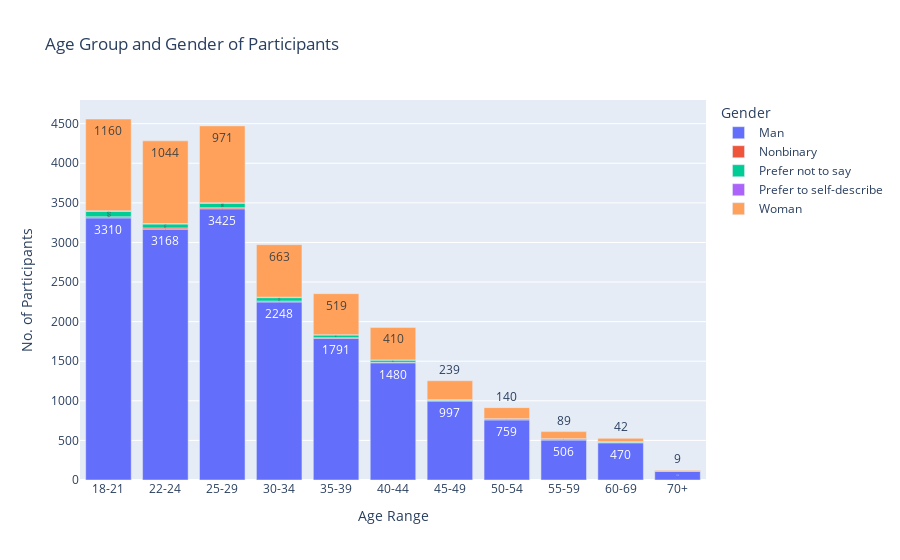

Here is the notebook cell this chart was saved with:
### Code cell
fig = px.bar(new_df.loc[1:].groupby(['Q2','Q3']).sum().reset_index(), x="Q2", y="Counter", color="Q3", title="Age Group and Gender of Participants",labels={'Counter':'No. of Participants','Q2':'Age Range','Q3':'Gender'},text_auto=True)
fig.show()

### Figure 1 — Plotly figure (JSON) as saved in the notebook; plotly's stock layout.template omitted (floating-point values rounded to 4 significant figures)
{"data": [{"alignmentgroup": "True", "hovertemplate": "Gender=Man<br>Age Range=%{x}<br>No. of Participants=%{y}<extra></extra>", "legendgroup": "Man", "marker": {"color": "#636efa", "pattern": {"shape": ""}}, "name": "Man", "offsetgroup": "Man", "orientation": "v", "showlegend": true, "textposition": "auto", "texttemplate": "%{y}", "type": "bar", "x": ["18-21", "22-24", "25-29", "30-34", "35-39", "40-44", "45-49", "50-54", "55-59", "60-69", "70+"], "xaxis": "x", "y": [3310, 3168, 3425, 2248, 1791, 1480, 997, 759, 506, 470, 112], "yaxis": "y"}, {"alignmentgroup": "True", "hovertemplate": "Gender=Nonbinary<br>Age Range=%{x}<br>No. of Participants=%{y}<extra></extra>", "legendgroup": "Nonbinary", "marker": {"color": "#EF553B", "pattern": {"shape": ""}}, "name": "Nonbinary", "offsetgroup": "Nonbinary", "orientation": "v", "showlegend": true, "textposition": "auto", "texttemplate": "%{y}", "type": "bar", "x": ["18-21", "22-24", "25-29", "30-34", "35-39", "40-44", "45-49", "55-59", "60-69"], "xaxis": "x", "y": [13, 15, 14, 12, 6, 6, 6, 3, 3], "yaxis": "y"}, {"alignmentgroup": "True", "hovertemplate": "Gender=Prefer not to say<br>Age Range=%{x}<br>No. of Participants=%{y}<extra></extra>", "legendgroup": "Prefer not to say", "marker": {"color": "#00cc96", "pattern": {"shape": ""}}, "name": "Prefer not to say", "offsetgroup": "Prefer not to say", "orientation": "v", "showlegend": true, "textposition": "auto", "texttemplate": "%{y}", "type": "bar", "x": ["18-21", "22-24", "25-29", "30-34", "35-39", "40-44", "45-49", "50-54", "55-59", "60-69", "70+"], "xaxis": "x", "y": [69, 50, 56, 43, 36, 29, 10, 14, 13, 10, 4], "yaxis": "y"}, {"alignmentgroup": "True", "hovertemplate": "Gender=Prefer to self-describe<br>Age Range=%{x}<br>No. of Participants=%{y}<extra></extra>", "legendgroup": "Prefer to self-describe", "marker": {"color": "#ab63fa", "pattern": {"shape": ""}}, "name": "Prefer to self-describe", "offsetgroup": "Prefer to self-describe", "orientation": "v", "showlegend": true, "textposition": "auto", "texttemplate": "%{y}", "type": "bar", "x": ["18-21", "22-24", "25-29", "30-34", "35-39", "40-44", "45-49", "50-54", "60-69", "70+"], "xaxis": "x", "y": [7, 6, 6, 6, 1, 2, 1, 1, 1, 2], "yaxis": "y"}, {"alignmentgroup": "True", "hovertemplate": "Gender=Woman<br>Age Range=%{x}<br>No. of Participants=%{y}<extra></extra>", "legendgroup": "Woman", "marker": {"color": "#FFA15A", "pattern": {"shape": ""}}, "name": "Woman", "offsetgroup": "Woman", "orientation": "v", "showlegend": true, "textposition": "auto", "texttemplate": "%{y}", "type": "bar", "x": ["18-21", "22-24", "25-29", "30-34", "35-39", "40-44", "45-49", "50-54", "55-59", "60-69", "70+"], "xaxis": "x", "y": [1160, 1044, 971, 663, 519, 410, 239, 140, 89, 42, 9], "yaxis": "y"}], "layout": {"barmode": "relative", "legend": {"title": {"text": "Gender"}, "tracegroupgap": 0}, "title": {"text": "Age Group and Gender of Participants"}, "xaxis": {"anchor": "y", "domain": [0.0, 1.0], "title": {"text": "Age Range"}}, "yaxis": {"anchor": "x", "domain": [0.0, 1.0], "title": {"text": "No. of Participants"}}}}
